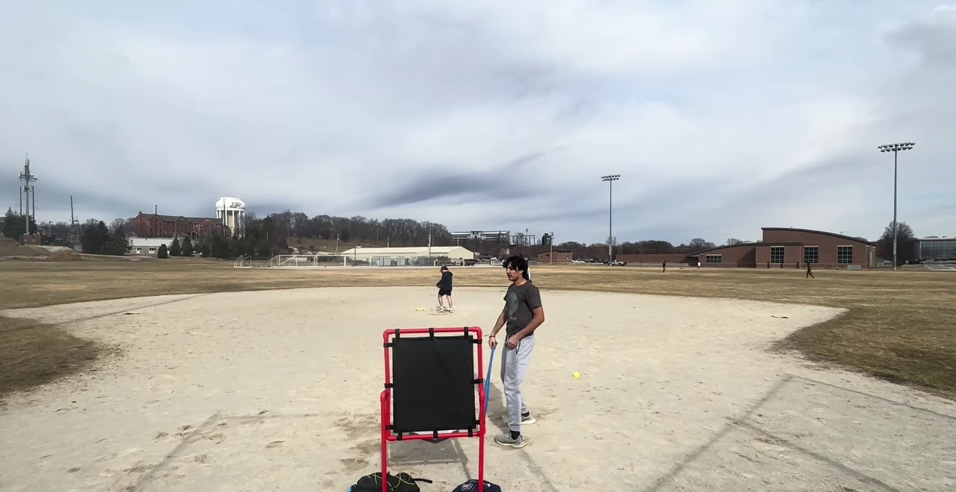
#> input picture dataset/raw_images/frame_0014.jpg, 1912 x 984 px (shown at 1/2 size); its folder holds only this picture in this run
$ python label_ball.py
#> lines starting #> are read from the running program, lines starting #| are printed output that depends on the picture
"""
Interactive CV2 Click-to-Annotate Tool for Blitzball (label_ball.py)

Fast, lightweight OpenCV-based annotation tool optimized for labeling Blitzballs:
- Left-click on the ball center -> Auto-generates bounding box.
- Mouse wheel (or [ / ]) -> Dynamically resize bounding box (default: 28x28 px).
- Space / Enter -> Save YOLO annotation (.txt) and advance.
- 's' -> Skip frame (mark as background / occlusion).
- 'r' -> Reset current frame annotation.
- 'q' / Esc -> Save progress and quit.
- 4x Magnifier Loupe inset for pixel-perfect centering.

Usage:
    python label_ball.py
    python label_ball.py --images-dir dataset/raw_images --box-size 28
    python label_ball.py --start-unannotated
"""

import argparse
import glob
import os
import sys
from typing import List, Optional, Tuple

import cv2
import numpy as np

# Color palette (BGR)
COLOR_BG_HUD = (25, 25, 30)
COLOR_TEXT = (240, 240, 245)
COLOR_GREEN = (0, 255, 128)
COLOR_CYAN = (255, 220, 0)
COLOR_YELLOW = (0, 215, 255)
COLOR_RED = (80, 80, 255)
COLOR_GRAY = (120, 120, 130)
COLOR_WHITE = (255, 255, 255)


class BlitzballAnnotator:
    """OpenCV interactive click-to-annotate tool for Blitzball YOLO datasets."""

    def __init__(
        self,
        images_dir: str = "dataset/raw_images",
        labels_dir: Optional[str] = None,
        box_size: int = 28,
        start_index: int = 0,
        start_unannotated: bool = True,
        class_id: int = 0,
        class_name: str = "blitzball",
    ):
        self.images_dir = images_dir
        self.labels_dir = labels_dir if labels_dir else images_dir
        self.box_size = max(8, min(200, box_size))
        self.class_id = class_id
        self.class_name = class_name

        os.makedirs(self.images_dir, exist_ok=True)
        os.makedirs(self.labels_dir, exist_ok=True)

        # Load image file list
        self.image_files = self._load_image_files()
        if not self.image_files:
            print(f"[Error] No images found in '{self.images_dir}'.")
            print("Please extract frames first using:")
            print("  python extract_frames.py")
            sys.exit(1)

        # Annotation state per frame
        # Each entry: { 'center': (x, y) or None, 'box_size': int, 'saved': bool, 'is_background': bool }
        self.annotations = [None] * len(self.image_files)
        self._load_existing_labels()

        # Navigation index
        if start_unannotated:
            self.current_idx = self._find_first_unannotated()
        else:
            self.current_idx = max(0, min(len(self.image_files) - 1, start_index))

        # Mouse tracking state
        self.mouse_pos: Tuple[int, int] = (0, 0)
        self.mouse_in_window: bool = False
        self.show_magnifier: bool = True
        self.show_help: bool = True
        self.window_name = "Blitzball YOLO Annotator"

    def _load_image_files(self) -> List[str]:
        """Load and sort image paths from images directory."""
        extensions = ("*.jpg", "*.jpeg", "*.png", "*.bmp", "*.webp")
        files = []
        for ext in extensions:
            files.extend(glob.glob(os.path.join(self.images_dir, ext)))
        files.sort()
        return files

    def _get_label_path(self, img_path: str) -> str:
        """Get corresponding YOLO .txt label path."""
        stem = os.path.splitext(os.path.basename(img_path))[0]
        return os.path.join(self.labels_dir, f"{stem}.txt")

    def _load_existing_labels(self) -> None:
        """Read existing .txt label files if present."""
        for idx, img_path in enumerate(self.image_files):
            lbl_path = self._get_label_path(img_path)
            if os.path.exists(lbl_path):
                try:
                    with open(lbl_path, "r") as f:
                        lines = [line.strip() for line in f.readlines() if line.strip()]

                    if len(lines) == 0:
                        # Empty file -> Marked as background / no ball
                        self.annotations[idx] = {
                            "center": None,
                            "box_size": self.box_size,
                            "saved": True,
                            "is_background": True,
                        }
                    else:
                        parts = lines[0].split()
                        if len(parts) >= 5:
                            cls_id = int(parts[0])
                            cx_norm = float(parts[1])
                            cy_norm = float(parts[2])
                            bw_norm = float(parts[3])
                            bh_norm = float(parts[4])

                            # Read image dimensions temporarily to compute pixel coords
                            img = cv2.imread(img_path)
                            if img is not None:
                                h, w = img.shape[:2]
                                cx_px = int(round(cx_norm * w))
                                cy_px = int(round(cy_norm * h))
                                bw_px = int(round(bw_norm * w))
                                self.annotations[idx] = {
                                    "center": (cx_px, cy_px),
                                    "box_size": max(8, bw_px),
                                    "saved": True,
                                    "is_background": False,
                                }
                except Exception as e:
                    print(f"[Warning] Error reading label '{lbl_path}': {e}")

    def _find_first_unannotated(self) -> int:
        """Find the index of the first image without a saved annotation."""
        for idx, ann in enumerate(self.annotations):
            if ann is None or not ann.get("saved", False):
                return idx
        return 0

    # [157 lines left out: functions _on_mouse, save_current_annotation, skip_current_frame, draw_loupe, not called in this run]

    def draw_hud(self, display: np.ndarray, frame_shape: Tuple[int, int]) -> None:
        """Draw sleek top status bar and bottom keyboard shortcut bar."""
        fh, fw = frame_shape[:2]

        # Top Bar Background
        top_bar_height = 42
        top_bar = np.zeros((top_bar_height, fw, 3), dtype=np.uint8)
        top_bar[:] = COLOR_BG_HUD
        display[0:top_bar_height] = cv2.addWeighted(display[0:top_bar_height], 0.2, top_bar, 0.8, 0)
        cv2.line(display, (0, top_bar_height), (fw, top_bar_height), (60, 60, 70), 1)

        # Top Bar Info: Frame index & filename
        current_num = self.current_idx + 1
        total_num = len(self.image_files)
        pct = (current_num / max(1, total_num)) * 100
        filename = os.path.basename(self.image_files[self.current_idx])

        cv2.putText(
            display,
            f"Frame: [{current_num}/{total_num}] ({pct:4.1f}%) | File: {filename}",
            (15, 26),
            cv2.FONT_HERSHEY_SIMPLEX,
            0.55,
            COLOR_WHITE,
            1,
            cv2.LINE_AA,
        )

        # Status badge
        ann = self.annotations[self.current_idx]
        if ann is not None:
            if ann.get("is_background"):
                status_text = "[SKIPPED / BACKGROUND]"
                status_color = COLOR_GRAY
            elif ann.get("saved"):
                status_text = "[SAVED]"
                status_color = COLOR_GREEN
            else:
                status_text = "[LABELED (Unsaved)]"
                status_color = COLOR_YELLOW
        else:
            status_text = "[NO ANNOTATION]"
            status_color = COLOR_RED

        cv2.putText(
            display,
            f"Status: {status_text} | Box: {self.box_size}x{self.box_size}px",
            (fw - 480, 26),
            cv2.FONT_HERSHEY_SIMPLEX,
            0.52,
            status_color,
            1,
            cv2.LINE_AA,
        )

        # Bottom Bar: Controls HUD
        if self.show_help:
            bot_bar_height = 34
            bot_y1 = fh - bot_bar_height
            bot_bar = np.zeros((bot_bar_height, fw, 3), dtype=np.uint8)
            bot_bar[:] = COLOR_BG_HUD
            display[bot_y1:fh] = cv2.addWeighted(display[bot_y1:fh], 0.2, bot_bar, 0.8, 0)
            cv2.line(display, (0, bot_y1), (fw, bot_y1), (60, 60, 70), 1)

            shortcuts = (
                "[L-Click] Set Ball | [Space/Enter] Save & Next | [S] Skip | "
                "[R] Reset | [Wheel / [ ]] Size | [A / D] Prev/Next | [Z] Zoom | [Q] Quit"
            )
            cv2.putText(
                display,
                shortcuts,
                (15, fh - 11),
                cv2.FONT_HERSHEY_SIMPLEX,
                0.46,
                COLOR_CYAN,
                1,
                cv2.LINE_AA,
            )

    def run(self) -> None:
        """Main interaction loop."""
        cv2.namedWindow(self.window_name, cv2.WINDOW_AUTOSIZE)
        cv2.setMouseCallback(self.window_name, self._on_mouse)

        print("\n" + "=" * 65)
        print(" Blitzball YOLO Annotation Tool Launched")
        print("=" * 65)
        print(" Controls:")
        print("  - Left Mouse Click : Register ball center")
        print("  - Mouse Wheel / [ ] : Resize bounding box")
        print("  - Space / Enter     : Save YOLO annotation (.txt) & advance")
        print("  - S                 : Skip frame (mark background / occlusion)")
        print("  - R                 : Reset annotation on current frame")
        print("  - A / D (Left/Right): Navigate Previous / Next frame")
        print("  - Z                 : Toggle 4x Magnifier Loupe")
        print("  - Q / Esc           : Save progress & Exit")
        print("=" * 65 + "\n")

        while True:
            if self.current_idx < 0 or self.current_idx >= len(self.image_files):
                break

            img_path = self.image_files[self.current_idx]
            frame = cv2.imread(img_path)
            if frame is None:
                print(f"[Warning] Could not read '{img_path}', skipping...")
                self.current_idx += 1
                continue

            display = frame.copy()
            fh, fw = frame.shape[:2]

            ann = self.annotations[self.current_idx]

            # 1. Draw active placed annotation (if ball is registered)
            if ann is not None and ann.get("center") is not None and not ann.get("is_background"):
                cx, cy = ann["center"]
                bs = ann.get("box_size", self.box_size)
                half = bs // 2
                x1, y1 = max(0, cx - half), max(0, cy - half)
                x2, y2 = min(fw, cx + half), min(fh, cy + half)

                box_color = COLOR_GREEN if ann.get("saved") else COLOR_YELLOW

                # Draw bounding box
                cv2.rectangle(display, (x1, y1), (x2, y2), box_color, 2)

                # Center marker dot
                cv2.circle(display, (cx, cy), 3, (0, 0, 255), -1)

                # Tag banner
                label_tag = f"{self.class_name} ({bs}x{bs})"
                cv2.putText(
                    display,
                    label_tag,
                    (x1, max(15, y1 - 6)),
                    cv2.FONT_HERSHEY_SIMPLEX,
                    0.45,
                    box_color,
                    1,
                    cv2.LINE_AA,
                )

                # Magnifier around placed ball
                if self.show_magnifier:
                    self.draw_loupe(display, frame, (cx, cy))

            # 2. Draw hover cursor preview if no ball placed yet
            elif self.mouse_in_window and (ann is None or ann.get("center") is None):
                mx, my = self.mouse_pos
                half = self.box_size // 2
                x1, y1 = max(0, mx - half), max(0, my - half)
                x2, y2 = min(fw, mx + half), min(fh, my + half)

                # Hover dashed box & crosshairs
                cv2.rectangle(display, (x1, y1), (x2, y2), COLOR_CYAN, 1)
                cv2.drawMarker(
                    display,
                    (mx, my),
                    COLOR_CYAN,
                    markerType=cv2.MARKER_CROSS,
                    markerSize=10,
                    thickness=1,
                )

                if self.show_magnifier:
                    self.draw_loupe(display, frame, (mx, my))

            # 3. Draw Top and Bottom HUD overlays
            self.draw_hud(display, frame.shape)

            cv2.imshow(self.window_name, display)

            # Process Keyboard events
            key = cv2.waitKey(20) & 0xFF

            # Quit (q or Esc)
            if key in (ord("q"), ord("Q"), 27):
                print("\n[Annotator] Exiting and saving session state...")
                break

            # Save & Advance (Space = 32, Enter = 13 or 10)
            elif key in (32, 13, 10):
                self.save_current_annotation(frame.shape)
                if self.current_idx < len(self.image_files) - 1:
                    self.current_idx += 1
                else:
                    print("\n[Annotator] All frames reached the end of dataset!")

            # Skip / Mark Background (s / S)
            elif key in (ord("s"), ord("S")):
                self.skip_current_frame()
                if self.current_idx < len(self.image_files) - 1:
                    self.current_idx += 1
                else:
                    print("\n[Annotator] Reached the end of dataset!")

            # Reset current frame annotation (r / R)
            elif key in (ord("r"), ord("R")):
                self.annotations[self.current_idx] = None
                lbl_path = self._get_label_path(img_path)
                if os.path.exists(lbl_path):
                    try:
                        os.remove(lbl_path)
                    except Exception:
                        pass

            # Previous Frame (a / A / Left Arrow)
            elif key in (ord("a"), ord("A"), 81):  # 81 is left arrow on some systems
                if self.current_idx > 0:
                    self.current_idx -= 1

            # Next Frame (d / D / Right Arrow)
            elif key in (ord("d"), ord("D"), 83):  # 83 is right arrow on some systems
                if self.current_idx < len(self.image_files) - 1:
                    self.current_idx += 1

            # Increase Box Size (+, =, ])
            elif key in (ord("+"), ord("="), ord("]")):
                self.box_size = min(200, self.box_size + 2)
                if self.annotations[self.current_idx] and self.annotations[self.current_idx].get("center"):
                    self.annotations[self.current_idx]["box_size"] = self.box_size
                    self.annotations[self.current_idx]["saved"] = False

            # Decrease Box Size (-, _, [)
            elif key in (ord("-"), ord("_"), ord("[")):
                self.box_size = max(8, self.box_size - 2)
                if self.annotations[self.current_idx] and self.annotations[self.current_idx].get("center"):
                    self.annotations[self.current_idx]["box_size"] = self.box_size
                    self.annotations[self.current_idx]["saved"] = False

            # Toggle Magnifier (z / Z)
            elif key in (ord("z"), ord("Z")):
                self.show_magnifier = not self.show_magnifier

            # Toggle HUD Help (h / H)
            elif key in (ord("h"), ord("H")):
                self.show_help = not self.show_help

        cv2.destroyAllWindows()
        self._print_summary()

    def _print_summary(self) -> None:
        """Print summary statistics upon exit."""
        total = len(self.image_files)
        labeled = sum(1 for a in self.annotations if a and a.get("center") and a.get("saved"))
        background = sum(1 for a in self.annotations if a and a.get("is_background") and a.get("saved"))
        unlabeled = total - (labeled + background)

        print("\n" + "=" * 60)
        print(" Annotation Session Summary:")
        print(f" - Total frames in dataset: {total}")
        print(f" - Blitzball labeled:      {labeled} ({labeled/max(1,total)*100:.1f}%)")
        print(f" - Background / Skipped:   {background} ({background/max(1,total)*100:.1f}%)")
        print(f" - Unlabeled remaining:     {unlabeled} ({unlabeled/max(1,total)*100:.1f}%)")
        print("=" * 60)
        print("\nNext step: Prepare and split your dataset for training:")
        print("  python prepare_dataset.py\n")


def main():
    parser = argparse.ArgumentParser(
        description="Interactive CV2 Click-to-Annotate tool for Blitzball YOLO dataset."
    )
    parser.add_argument(
        "--images-dir",
        type=str,
        default="dataset/raw_images",
        help="Directory containing extracted raw images (default: 'dataset/raw_images').",
    )
    parser.add_argument(
        "--labels-dir",
        type=str,
        default=None,
        help="Directory to save .txt YOLO labels (default: same as --images-dir).",
    )
    parser.add_argument(
        "--box-size",
        type=int,
        default=28,
        help="Default square bounding box width & height in pixels (default: 28).",
    )
    parser.add_argument(
        "--start-index",
        type=int,
        default=0,
        help="Frame index to start from (0-based).",
    )
    parser.add_argument(
        "--all-frames",
        action="store_true",
        help="Start from frame 0 instead of automatically jumping to the first unannotated frame.",
    )

    args = parser.parse_args()

    annotator = BlitzballAnnotator(
        images_dir=args.images_dir,
        labels_dir=args.labels_dir,
        box_size=args.box_size,
        start_index=args.start_index,
        start_unannotated=not args.all_frames,
    )
    annotator.run()
#> in run, frame is the input picture: shape (984, 1912, 3); mean B, G, R 178.1, 181.9, 182.1
#> in draw_hud, `cv2.line(display, (0, bot_y1), (fw, bot_y1), (60, 60, 70), 1)`: display: shape (984, 1912, 3); mean B, G, R 167.2, 171.1, 171.9
#> in draw_hud, `cv2.putText( display, shortcuts, (15, fh - 11), cv2.FONT_HERSHEY_SIMPL..`:
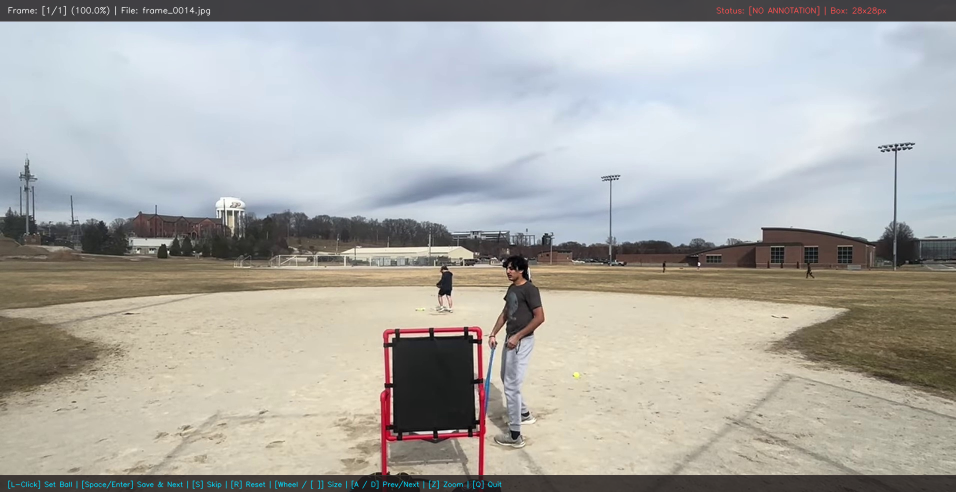
#> display: shape (984, 1912, 3) (shown at 1/2 size); mean B, G, R 167.5, 171.3, 171.8
#> (key q is pressed here)


if __name__ == "__main__":
    main()
